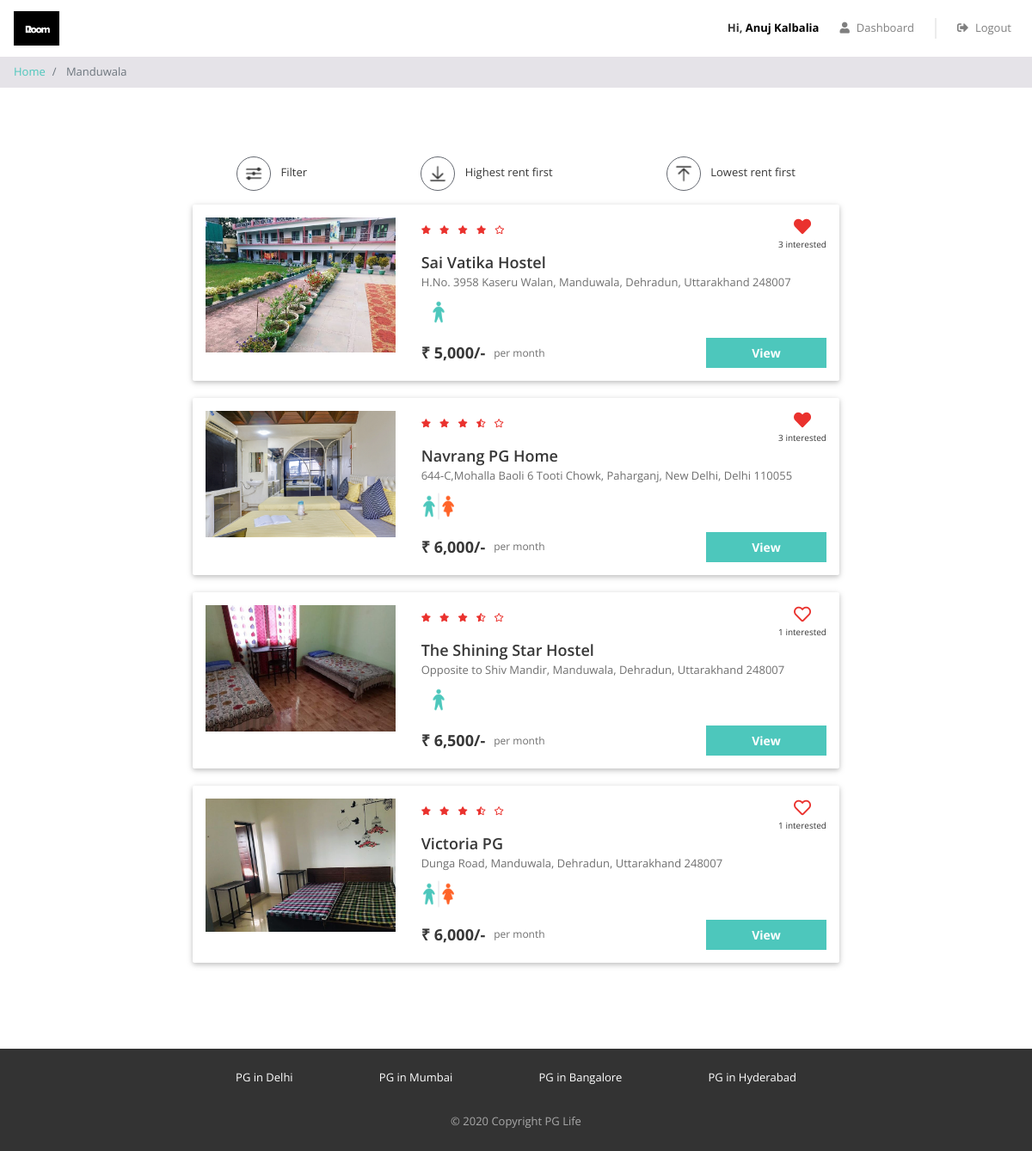
The app's page /property_list.php?city=Manduwala (signed in) with its own data.
### tables this page shows
CREATE TABLE `properties` (
  `id` int(11) NOT NULL,
  `city_id` int(11) NOT NULL,
  `name` varchar(100) NOT NULL,
  `address` varchar(100) NOT NULL,
  `description` longtext NOT NULL,
  `gender` enum('male','female','unisex') NOT NULL,
  `rent` int(11) NOT NULL,
  `rating_clean` float(2,1) NOT NULL,
  `rating_food` float(2,1) NOT NULL,
  `rating_safety` float(2,1) NOT NULL
);

### property_list.php (the view, shortened to what this page needs)
<?php
require "includes/database_connect.php";
$user_id = isset($_SESSION['user_id']) ? $_SESSION['user_id'] : NULL;
$city_name = $_GET["city"];
$sql_1 = "SELECT * FROM cities WHERE name = '$city_name'";
$result_1 = mysqli_query($conn, $sql_1);
$city = mysqli_fetch_assoc($result_1);
$city_id = $city['id'];
$sql_2 = "SELECT * FROM properties WHERE city_id = $city_id";
$result_2 = mysqli_query($conn, $sql_2);
$properties = mysqli_fetch_all($result_2, MYSQLI_ASSOC);
$sql_3 = "SELECT *
            FROM interested_users_properties iup
            INNER JOIN properties p ON iup.property_id = p.id
            WHERE p.city_id = $city_id";
$result_3 = mysqli_query($conn, $sql_3);
$interested_users_properties = mysqli_fetch_all($result_3, MYSQLI_ASSOC);
?>
<!DOCTYPE html>
<html lang="en">
<head>
    <?php
    include "includes/head_links.php";
    ?>
    <link href="css/property_list.css" rel="stylesheet" />
</head>
<body>
    <?php
    include "includes/header.php";
    ?>
    <nav aria-label="breadcrumb">
        <ol class="breadcrumb py-2">
            <li class="breadcrumb-item">
                <a href="index.php">Home</a>
            </li>
            <li class="breadcrumb-item active" aria-current="page">
                <?php echo $city_name; ?>
            </li>
        </ol>
    </nav>
    <div class="page-container">
        <div class="filter-bar row justify-content-around">
            <div class="col-auto" data-toggle="modal" data-target="#filter-modal">
                <img src="img/filter.png" alt="filter" />
                <span>Filter</span>
            </div>
            <div class="col-auto">
                <img src="img/desc.png" alt="sort-desc" />
                <span>Highest rent first</span>
            </div>
            <div class="col-auto">
                <img src="img/asc.png" alt="sort-asc" />
                <span>Lowest rent first</span>
            </div>
        </div>
        <?php
        foreach ($properties as $property) {
            $property_images = glob("img/properties/" . $property['id'] . "/*");
        ?>
            <div class="property-card property-id-<?= $property['id'] ?> row">
                <div class="image-container col-md-4">
                    <img src="<?= $property_images[0] ?>" />
                </div>
                <div class="content-container col-md-8">
                    <div class="row no-gutters justify-content-between">
                        <?php
                        $total_rating = ($property['rating_clean'] + $property['rating_food'] + $property['rating_safety']) / 3;
                        $total_rating = round($total_rating, 1);
                        ?>
                        <div class="star-container" title="<?= $total_rating ?>">
                            <?php
                            $rating = $total_rating;
                            for ($i = 0; $i < 5; $i++) {
                                if ($rating >= $i + 0.8) {
                            ?>
                                    <i class="fas fa-star"></i>
                                <?php
                                } elseif ($rating >= $i + 0.3) {
                                ?>
                                    <i class="fas fa-star-half-alt"></i>
                                <?php
                                } else {
                                ?>
                                    <i class="far fa-star"></i>
                            <?php
                                }
                            }
                            ?>
                        </div>
                        <div class="interested-container">
                            <?php
                            $interested_users_count = 0;
                            $is_interested = false;
                            foreach ($interested_users_properties as $interested_user_property) {
                                if ($interested_user_property['property_id'] == $property['id']) {
                                    $interested_users_count++;
                                    if ($interested_user_property['user_id'] == $user_id) {
                                        $is_interested = true;
                                    }
                                }
                            }
                            if ($is_interested) {
                            ?>
                                <i class="is-interested-image fas fa-heart" property_id="<?= $property['id'] ?>"></i>
                            <?php
                            } else {
                            ?>
                                <i class="is-interested-image far fa-heart" property_id="<?= $property['id'] ?>"></i>
                            <?php
                            }
                            ?>
                            <div class="interested-text">
                                <span class="interested-user-count"><?= $interested_users_count ?></span> interested
                            </div>
                        </div>
                    </div>
                    <div class="detail-container">
                        <div class="property-name"><?= $property['name'] ?></div>
                        <div class="property-address"><?= $property['address'] ?></div>
                        <div class="property-gender">
                            <?php
                            if ($property['gender'] == "male") {
                            ?>
                                <img src="img/male.png" />
                            <?php
                            } elseif ($property['gender'] == "female") {
                            ?>
                                <img src="img/female.png" />
                            <?php
                            } else {
                            ?>
                                <img src="img/unisex.png" />
                            <?php
                            }
                            ?>
                        </div>
                    </div>
                    <div class="row no-gutters">
                        <div class="rent-container col-6">
                            <div class="rent">₹ <?= number_format($property['rent']) ?>/-</div>
                            <div class="rent-unit">per month</div>
                        </div>
                        <div class="button-container col-6">
                            <a href="property_detail.php?property_id=<?= $property['id'] ?>" class="btn btn-primary">View</a>
                        </div>
                    </div>
                </div>
            </div>
        <?php
        }
        ?>
    </div>
    <?php
    include "includes/footer.php";
    ?>
</body>
</html>

### css/common.css (style rules this page uses)
* { box-sizing: border-box; font-family: 'Open Sans', sans-serif; }
body { color: #373737; font-size: 16px; position: relative; }
.btn-primary, .btn-warning, .btn-danger { color: white; font-weight: bold; }
.breadcrumb { background-color: #e5e3e8; font-size: 13px; border-radius: 0px; margin-bottom: 0px; }
.page-container { max-width: 800px; padding: 80px 24px; margin: auto; }

### css/property_list.css (style rules this page uses)
.filter-bar > div { cursor: pointer; font-size: 13px; text-align: center; margin-bottom: 16px; }
.filter-bar img { width: 40px; height: 40px; border-radius: 40px; border: 1px solid #646870; padding: 6px; margin-right: 8px; }
.property-card { background-color: #ffffff; border-radius: 2px; padding: 15px 0px; margin: 0px auto 20px; box-shadow: 0 2px 5px 0 rgba(0, 0, 0, 0.16), 0 2px 10px 0 rgba(0, 0, 0, 0.12); }
.image-container { text-align: center; }
.image-container img { width: 100%; max-width: 300px; }
.star-container i { color: #EA322E; font-size: 10px; margin-right: 6px; }
.interested-container { text-align: center; }
.interested-container i { color: #EA322E; font-size: 20px; cursor: pointer; }
.interested-text { font-size: 10px; }
.detail-container { padding-bottom: 10px; }
.property-name { font-size: 18px; font-weight: 600; }
.property-address { color: #6f6f6f; font-size: 13px; padding-bottom: 5px; }
.property-gender img { width: 40px; }
.rent-container { display: flex; align-items: center; }
.rent { font-size: 18px; font-weight: bold; padding-right: 10px; }
.rent-unit { color: #6f6f6f; font-size: 12px; }
.button-container .btn { font-size: 14px; border-radius: 0px; width: 140px; float: right; }

### records on screen
properties: shows a picture, interested_users_count "3", name "Sai Vatika Hostel", address "H.No. 3958 Kaseru Walan, Manduwala, Dehradun, Uttarakhand 248007", rent "5,000"
properties: shows a picture, interested_users_count "3", name "Navrang PG Home", address "644-C,Mohalla Baoli 6 Tooti Chowk, Paharganj, New Delhi, Delhi 110055", rent "6,000"
properties: shows a picture, interested_users_count "1", name "The Shining Star Hostel", address "Opposite to Shiv Mandir, Manduwala, Dehradun, Uttarakhand 248007", rent "6,500"
properties: shows a picture, interested_users_count "1", name "Victoria PG", address "Dunga Road, Manduwala, Dehradun, Uttarakhand 248007", rent "6,000"

### other values on screen
$_SESSION["full_name"] "Anuj Kalbalia"
$city_name "Manduwala"
